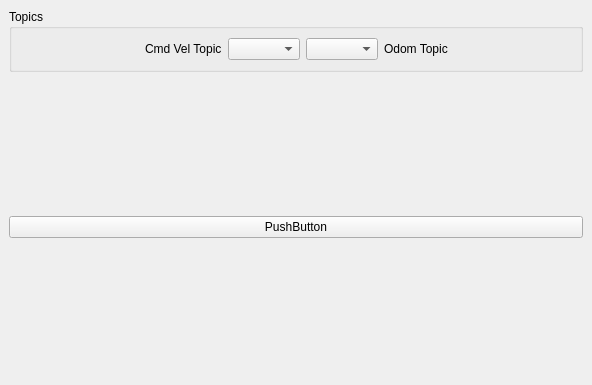
<?xml version="1.0" encoding="UTF-8"?>
<ui version="4.0">
 <class>configuration_dock_widget</class>
 <widget class="QDockWidget" name="configuration_dock_widget">
  <property name="geometry">
   <rect>
    <x>0</x>
    <y>0</y>
    <width>592</width>
    <height>385</height>
   </rect>
  </property>
  <property name="windowTitle">
   <string>Configuration Dock</string>
  </property>
  <widget class="QWidget" name="dockWidgetContents">
   <layout class="QVBoxLayout" name="verticalLayout">
    <item>
     <widget class="QGroupBox" name="topic_group_box">
      <property name="title">
       <string>Topics</string>
      </property>
      <layout class="QHBoxLayout" name="horizontalLayout">
       <item>
        <spacer name="horizontalSpacer_4">
         <property name="orientation">
          <enum>Qt::Horizontal</enum>
         </property>
         <property name="sizeHint" stdset="0">
          <size>
           <width>96</width>
           <height>17</height>
          </size>
         </property>
        </spacer>
       </item>
       <item>
        <widget class="QLabel" name="label">
         <property name="text">
          <string>Cmd Vel Topic</string>
         </property>
        </widget>
       </item>
       <item>
        <widget class="ExtendedComboBox" name="cmd_vel_topic_combo_box">
         <property name="editable">
          <bool>false</bool>
         </property>
        </widget>
       </item>
       <item>
        <widget class="ExtendedComboBox" name="odom_topic_combo_box">
         <property name="editable">
          <bool>false</bool>
         </property>
        </widget>
       </item>
       <item>
        <widget class="QLabel" name="label_4">
         <property name="text">
          <string>Odom Topic</string>
         </property>
        </widget>
       </item>
       <item>
        <spacer name="horizontalSpacer">
         <property name="orientation">
          <enum>Qt::Horizontal</enum>
         </property>
         <property name="sizeHint" stdset="0">
          <size>
           <width>58</width>
           <height>20</height>
          </size>
         </property>
        </spacer>
       </item>
      </layout>
     </widget>
    </item>
    <item>
     <spacer name="verticalSpacer">
      <property name="orientation">
       <enum>Qt::Vertical</enum>
      </property>
      <property name="sizeHint" stdset="0">
       <size>
        <width>20</width>
        <height>126</height>
       </size>
      </property>
     </spacer>
    </item>
    <item>
     <widget class="QPushButton" name="pushButton">
      <property name="text">
       <string>PushButton</string>
      </property>
     </widget>
    </item>
    <item>
     <spacer name="verticalSpacer_2">
      <property name="orientation">
       <enum>Qt::Vertical</enum>
      </property>
      <property name="sizeHint" stdset="0">
       <size>
        <width>20</width>
        <height>126</height>
       </size>
      </property>
     </spacer>
    </item>
   </layout>
  </widget>
 </widget>
 <customwidgets>
  <customwidget>
   <class>ExtendedComboBox</class>
   <extends>QComboBox</extends>
   <header>rqt_py_common.extended_combo_box</header>
  </customwidget>
 </customwidgets>
 <resources/>
 <connections/>
</ui>
